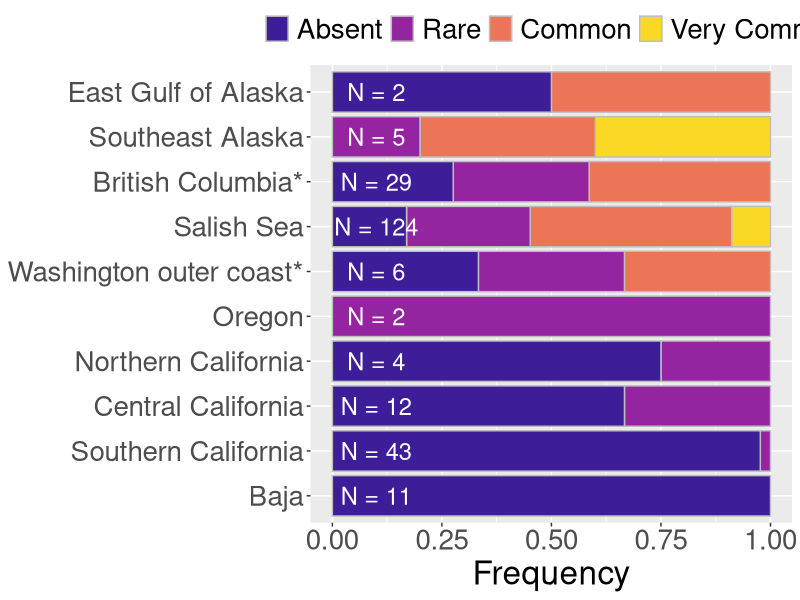

Write R code to recreate this figure.
#Sara Hamimlton
#Feb 8, 2021
# Remnant/Persistant Population Analysis Figures
# Pycnopodia Project

library(tidyverse)
library(ggplot2)
########################################################################################################
# Measuring persistance of Pycnos in grid cells with annual survey data
########################################################################################################
setwd("C:/Users/hamiltsa/Desktop/Pycnopodia/Manuscript/FinalDataandScripts/Data_ForGit/")
RemPop_02182021 <- read_csv("MasterPycno_02182021_SpatialJoin.csv")
post <- RemPop_02182021[RemPop_02182021$event_year>=2017,]
pre <- RemPop_02182021[RemPop_02182021$event_year>=2009 & RemPop_02182021$event_year<=2012,]
#NOTE: all the data is marked as shallow (no deep). We are only using shallow data for the persistant pop analysis.

# 1) the total number of Grid cells in each region
# 2) the total number that have data in all four years
# 3) the % of surveys in each 3-4 year grid cell that saw Pycnos 

#1) the total number of Grid cells in each region
Region =  c("WestGulfofAlaska","EastGulfofAlaska","NorthernCalifornia","BritishColumbia","Baja",
            "SalishSea","SoutheastAlaska","CentralCalifornia","Aleutians","Oregon", "SouthernCalifornia", "Washington")
Phase = rep("Pre",12)
data_pre = cbind(Region,Phase )
Phase = rep("Post",12)
data_post = cbind(Region, Phase)

#capture all cells in pre and post time frame that have data (without filtering for those with 3+ years of data)
#This is then exported so that it can be plotted on a map as background to give the viewer an idea of where data is availble. 
cells_toexport <- pre %>%
  distinct(GRID_ID, .keep_all = TRUE)%>%
  dplyr::select(region,GRID_ID)
write.csv(cells_toexport, "RemnantPopulations_PreOutbreak_TotalCells.csv")
cells_toexport <- post %>%
  distinct(GRID_ID, .keep_all = TRUE)%>%
  dplyr::select(region,GRID_ID)
write.csv(cells_toexport, "RemnantPopulations_PostOutbreak_TotalCells.csv")

#2) the total number that have data in all four years
pre_34years <- pre%>%
  group_by(GRID_ID)%>% 
  distinct(event_year, .keep_all = TRUE)%>%
  add_count()%>% 
  rename(numyears= n) %>%
  filter(numyears %in% c(3,4))
pre_34numcells <- pre_34years %>%
  group_by(region) %>%
  distinct(GRID_ID) %>%
  add_count() %>%
  rename(UniqueGrids = n) %>%
  distinct(region, .keep_all = TRUE)
data_pre <- merge(data_pre, pre_34numcells, by.x = "Region", by.y = "region", all.x = TRUE)
data_pre <- data_pre[,-3]
colnames(data_pre) <- c("Region","Phase","Cellswith3YearsData")

post_34years <- post%>%
  group_by(GRID_ID)%>% 
  distinct(event_year, .keep_all = TRUE) %>%
  add_count()%>% 
  rename(numyears= n) %>%
  filter(numyears%in% c(3,4))
post_34numcells <- post_34years %>%
  group_by(region) %>%
  distinct(GRID_ID) %>%
  add_count() %>%
  rename(UniqueGrids = n) %>%
  distinct(region, .keep_all = TRUE)
data_post<- merge(data_post,post_34numcells, by = "Region",  by.y = "region",all.x =TRUE)
data_post <- data_post[,-3]
colnames(data_post) <- c("Region","Phase","Cellswith3YearsData")

#3)the % of surveys in each 3-4 year grid cell that saw Pycnos 
pre_grids = unique(pre_34years$GRID_ID)
pre_percents <-pre %>%
  filter(GRID_ID %in% pre_grids) %>%
  group_by(GRID_ID) %>%
  mutate(npres = length(GRID_ID[pres_abs==1]),
         nabs = length(GRID_ID[pres_abs==0]))%>%
  mutate(percent_present = npres/(nabs+npres))
#Export this to be used in making maps 
pre_toexport <- pre_percents %>%
  distinct(GRID_ID, .keep_all = TRUE)%>%
  select(region, GRID_ID, npres, nabs, percent_present)
#Now going to transform the % of surveys that saw Pycnos into categorical information so that it can be more easily 
#plotted as a bar chart. Divisions are 0-0.05 = Absent, 0.5-0.5 = Patchy, 0.5 - 0.9 = Common, 0.9 - 1 
categories <- vector()
for(i in 1:nrow(pre_toexport)){
  if (pre_toexport[i,5] <= 0){
    categories[i] <- "Absent" 
  } else if (pre_toexport[i,5]>0 & pre_toexport[i,5]<0.3){
    categories[i] <- "Rare" 
  } else if (pre_toexport[i,5] >= 0.3 & pre_toexport[i,5]<0.9){
    categories[i] <- "Common" 
  }else if (pre_toexport[i,5] >= 0.9){
    categories[i] <- "Very Common" 
  }
}
pre_tograph <- data.frame(pre_toexport[,c(1,2,5)],categories)
colnames(pre_tograph)<- c("Region","Grid_ID","Percent_present","Categories")
pre_tograph$Region <- factor(pre_tograph$Region,levels = rev(c("EastGulfofAlaska","SoutheastAlaska", "BritishColumbia", "SalishSea","Washington",         
                                                                     "Oregon","NorthernCalifornia","CentralCalifornia","SouthernCalifornia","Baja")))


post_grids = unique(post_34years$GRID_ID)
post_percents <-post%>%
  filter(GRID_ID %in% post_grids) %>%
  group_by(GRID_ID) %>%
  mutate(npres = length(GRID_ID[pres_abs==1]),
         nabs = length(GRID_ID[pres_abs==0]))%>%
  mutate(percent_present = npres/(nabs+npres))
post_toexport <- post_percents %>%
  distinct(GRID_ID, .keep_all = TRUE)%>%
  select(region, GRID_ID, npres, nabs, percent_present)
categories <- vector()
for(i in 1:nrow(post_toexport)){
  if (post_toexport[i,5] <= 0){
    categories[i] <- "Absent" 
  } else if (post_toexport[i,5]>0 & post_toexport[i,5]<0.3){
    categories[i] <- "Rare" 
  } else if (post_toexport[i,5] >= 0.3 & post_toexport[i,5]<0.9){
    categories[i] <- "Common" 
  }else if (post_toexport[i,5] >= 0.9){
    categories[i] <- "Very Common" 
  }
}
post_tograph <- data.frame(post_toexport[,c(1,2,5)],categories)
colnames(post_tograph)<- c("Region","Grid_ID","Percent_present","Categories")
#ordering levels of the factor columns so that they appear correctly on graph
post_tograph$Region <- factor(post_tograph$Region,levels = rev(c("EastGulfofAlaska","SoutheastAlaska", "BritishColumbia", "SalishSea","Washington",         
                                               "Oregon","NorthernCalifornia","CentralCalifornia","SouthernCalifornia","Baja")))
post_tograph$Categories <- factor(post_tograph$Categories, levels = c("Very Common","Common","Rare","Absent"))


#########################################################################################################
#GRAPHING
#Decided to only use post-outbreak data to plot and include in paper 
#########################################################################################################
#annotations representing the total number of cells with 3+ years of data in each region. Drawn from data_post 
annotations = rev(c("N = 2","N = 5", "N = 29", "N = 124", "N = 6", "N = 2","N = 4","N = 12","N = 43","N = 11"))
ggplot(post_tograph, aes(x = Region, fill = Categories))+
  geom_bar(position = "fill", color = "gray", stat = "count")+
  scale_fill_manual(values = c("#f9d926","#eb7556", "#9524a1", "#3d1d98"), name = "")+
  scale_x_discrete(labels = rev(c("East Gulf of Alaska","Southeast Alaska", "British Columbia*", "Salish Sea","Washington outer coast*",         
                                  "Oregon","Northern California","Central California","Southern California","Baja")))+
  scale_y_continuous(name = "Frequency", limits = c(0,1))+
  coord_flip()+
  theme(axis.title = element_text(size = 24), axis.text = element_text(size=20),axis.title.y = element_blank(), 
        legend.text = element_text(size =20), legend.position = "top")+
  guides(fill = guide_legend(reverse=T))+
  annotate("text", x = 1:10, y = 0.1, label = annotations, size = 6, color = "white")


